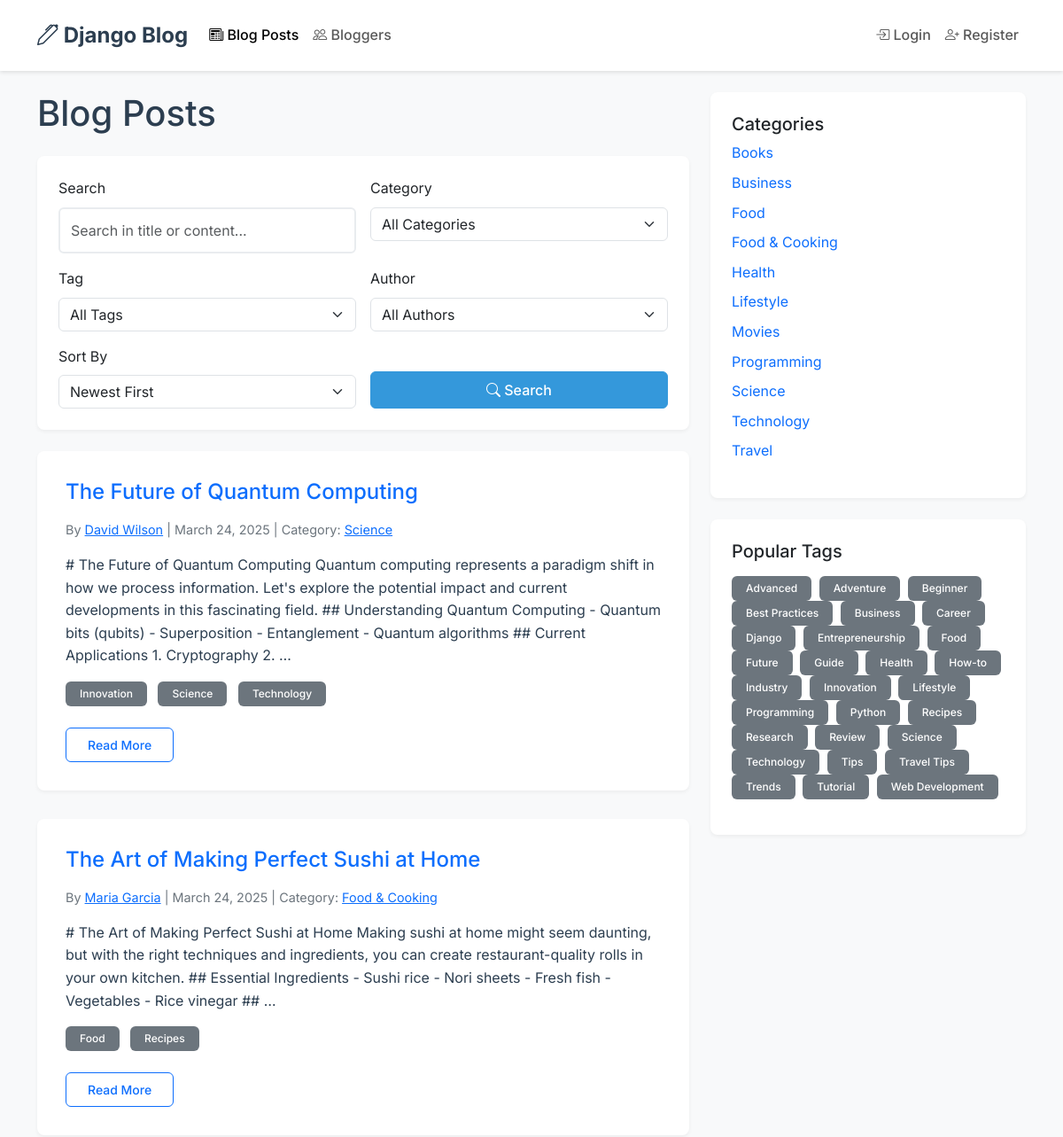
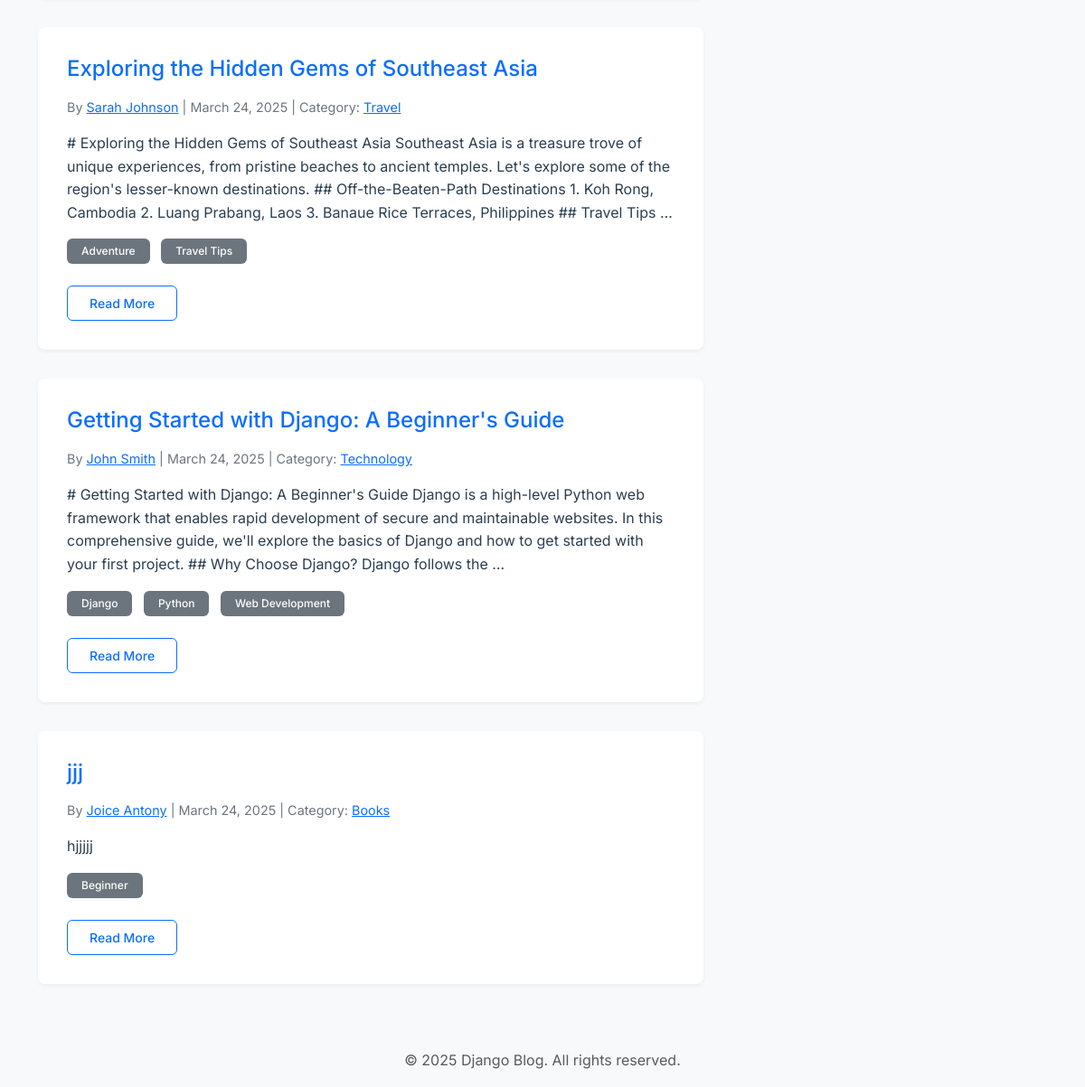
/blog/blogs/, run on the app's committed database (2 pictures, top to bottom).
### blog/models.py (models this page shows, shortened)
class BlogPost(models.Model):
    title = models.CharField(max_length=200)
    slug = models.SlugField(unique=True)
    content = models.TextField()
    author = models.ForeignKey(Blogger, on_delete=models.CASCADE, related_name='posts')
    category = models.ForeignKey(Category, on_delete=models.CASCADE, related_name='posts')
    tags = models.ManyToManyField(Tag, related_name='posts')
    status = models.CharField(max_length=10, choices=[
        ('draft', 'Draft'),
        ('published', 'Published')
    ], default='draft')
    created_at = models.DateTimeField(auto_now_add=True)
    updated_at = models.DateTimeField(auto_now=True)

class Blogger(models.Model):
    user = models.OneToOneField(User, on_delete=models.CASCADE)
    bio = models.TextField(help_text="Enter your biographical information")
    profile_picture = models.ImageField(upload_to='blogger_profiles/', blank=True, null=True)
    website = models.URLField(blank=True)
    twitter_handle = models.CharField(max_length=50, blank=True, help_text="Your Twitter handle without @")
    linkedin_profile = models.URLField(blank=True, help_text="Your LinkedIn profile URL")
    github_profile = models.URLField(blank=True, help_text="Your GitHub profile URL")
    instagram_handle = models.CharField(max_length=50, blank=True, help_text="Your Instagram handle without @")
    created_at = models.DateTimeField(auto_now_add=True)
    def __str__(self):
        return f"{self.user.get_full_name() or self.user.username}"

class Category(models.Model):
    name = models.CharField(max_length=100)
    slug = models.SlugField(unique=True)
    description = models.TextField(blank=True)
    class Meta:
        verbose_name_plural = 'categories'
        ordering = ['name']

class Tag(models.Model):
    name = models.CharField(max_length=50)
    slug = models.SlugField(unique=True)
    class Meta:
        ordering = ['name']

### blog/views.py (the view)
# urls.py: path('blogs/', views.BlogListView.as_view(), name='blog-list'),
class BlogListView(ListView):
    model = BlogPost
    template_name = 'blog/blog_list.html'
    context_object_name = 'blog_posts'
    paginate_by = 5
    def get_queryset(self):
        queryset = BlogPost.objects.filter(status='published').select_related('author', 'category')
        search_query = self.request.GET.get('search')
        if search_query:
            queryset = queryset.filter(
                Q(title__icontains=search_query) |
                Q(content__icontains=search_query)
            )
        category_slug = self.request.GET.get('category')
        if category_slug:
            queryset = queryset.filter(category__slug=category_slug)
        tag_slug = self.request.GET.get('tag')
        if tag_slug:
            queryset = queryset.filter(tags__slug=tag_slug)
        author_id = self.request.GET.get('author')
        if author_id:
            queryset = queryset.filter(author_id=author_id)
        sort_by = self.request.GET.get('sort', '-created_at')
        if sort_by in ['created_at', '-created_at']:
            queryset = queryset.order_by(sort_by)
        return queryset.distinct()
    def get_context_data(self, **kwargs):
        context = super().get_context_data(**kwargs)
        context['categories'] = Category.objects.all()
        context['tags'] = Tag.objects.all()
        context['bloggers'] = Blogger.objects.all()
        context['current_search'] = self.request.GET.get('search', '')
        context['current_category'] = self.request.GET.get('category', '')
        context['current_tag'] = self.request.GET.get('tag', '')
        context['current_author'] = self.request.GET.get('author', '')
        context['current_sort'] = self.request.GET.get('sort', '-created_at')
        return context

### templates/blog/blog_list.html (shortened to what this page needs)
{% extends 'base.html' %}
{% block content %}
<div class="row">
    <div class="col-md-8">
        <h1 class="mb-4">Blog Posts</h1>
        <div class="card mb-4">
            <div class="card-body">
                <form method="get" class="row g-3">
                    <div class="col-md-6">
                        <label for="search" class="form-label">Search</label>
                        <input type="text" name="search" id="search" class="form-control"
                               placeholder="Search in title or content..."
                               value="{{ current_search }}">
                    </div>
                    <div class="col-md-6">
                        <label for="category" class="form-label">Category</label>
                        <select name="category" id="category" class="form-select">
                            <option value="">All Categories</option>
                        </select>
                    </div>
                    <div class="col-md-6">
                        <label for="tag" class="form-label">Tag</label>
                        <select name="tag" id="tag" class="form-select">
                            <option value="">All Tags</option>
                        </select>
                    </div>
                    <div class="col-md-6">
                        <label for="author" class="form-label">Author</label>
                        <select name="author" id="author" class="form-select">
                            <option value="">All Authors</option>
                        </select>
                    </div>
                    <div class="col-md-6">
                        <label for="sort" class="form-label">Sort By</label>
                        <select name="sort" id="sort" class="form-select">
                            <option value="-created_at" {% if current_sort == '-created_at' %}selected{% endif %}>
                                Newest First
                            </option>
                        </select>
                    </div>
                    <div class="col-md-6 d-flex align-items-end">
                        <button type="submit" class="btn btn-primary w-100">
                            <i class="bi bi-search"></i> Search
                        </button>
                    </div>
                </form>
            </div>
        </div>
        {% if blog_posts %}
            {% for post in blog_posts %}
                <article class="blog-post">
                    <h2 class="h4">
                        <a href="{% url 'blog:blog-detail' post.slug %}" class="text-decoration-none">
                            {{ post.title }}
                        </a>
                    </h2>
                    <div class="blog-meta">
                        By <a href="{% url 'blog:blogger-detail' post.author.pk %}">{{ post.author }}</a> |
                        {{ post.created_at|date:"F j, Y" }} |
                        Category: <a href="?category={{ post.category.slug }}">{{ post.category.name }}</a>
                    </div>
                    <p class="mt-2">{{ post.content|truncatewords:50 }}</p>
                    {% if post.tags.all %}
                        <div class="tags">
                            {% for tag in post.tags.all %}
                                <a href="?tag={{ tag.slug }}" class="badge bg-secondary text-decoration-none">
                                    {{ tag.name }}
                                </a>
                            {% endfor %}
                        </div>
                    {% endif %}
                    <a href="{% url 'blog:blog-detail' post.slug %}" class="btn btn-sm btn-outline-primary mt-2">
                        Read More
                    </a>
                </article>
            {% endfor %}
        {% else %}
            <div class="alert alert-info">
                <p class="mb-0">No blog posts found.</p>
            </div>
        {% endif %}
    </div>
    <div class="col-md-4">
        <div class="card">
            <div class="card-body">
                <h5 class="card-title">Categories</h5>
                <ul class="list-unstyled">
                    {% for category in categories %}
                        <li class="mb-2">
                            <a href="?category={{ category.slug }}" class="text-decoration-none">
                                {{ category.name }}
                            </a>
                        </li>
                    {% endfor %}
                </ul>
            </div>
        </div>
        {% if tags %}
            <div class="card mt-4">
                <div class="card-body">
                    <h5 class="card-title">Popular Tags</h5>
                    <div class="tags">
                        {% for tag in tags %}
                            <a href="?tag={{ tag.slug }}" class="badge bg-secondary text-decoration-none me-1">
                                {{ tag.name }}
                            </a>
                        {% endfor %}
                    </div>
                </div>
            </div>
        {% endif %}
    </div>
</div>
{% endblock %}

### static/css/style.css (style rules this page uses)
:root { --primary-color: #2c3e50; --secondary-color: #3498db; --accent-color: #e74c3c; --text-color: #2c3e50; --light-gray: #f8f9fa; --border-color: #e9ecef; }
body { font-family: 'Inter', -apple-system, BlinkMacSystemFont, sans-serif; color: var(--text-color); line-height: 1.6; background-color: #f8f9fa; min-height: 100vh; display: flex; flex-direction: column; }
.card { border: none; box-shadow: 0 2px 4px rgba(0,0,0,0.05); transition: transform 0.3s ease, box-shadow 0.3s ease; border-radius: 8px; }
.card-body { padding: 1.5rem; }
.blog-post { background: white; padding: 2rem; margin-bottom: 2rem; border-radius: 8px; box-shadow: 0 2px 4px rgba(0,0,0,0.05); }
.blog-post h2 { color: var(--primary-color); margin-bottom: 1rem; }
.blog-meta { color: #6c757d; font-size: 0.9rem; margin-bottom: 1rem; }
.tags { margin: 1rem 0; }
.badge { padding: 0.5rem 1rem; margin-right: 0.5rem; font-weight: 500; transition: background-color 0.3s ease; }
.form-control { border: 2px solid var(--border-color); border-radius: 6px; padding: 0.75rem; transition: border-color 0.3s ease, box-shadow 0.3s ease; }
.btn { padding: 0.5rem 1.5rem; font-weight: 500; border-radius: 6px; transition: all 0.3s ease; }
.btn-primary { background-color: var(--secondary-color); border-color: var(--secondary-color); }
.blog-post { animation: fadeIn 0.5s ease-out; }

### data on the page
BlogPost: title "The Future of Quantum Computing", author "David Wilson", created_at "March 24, 2025", category.name "Science", content "# The Future of Quantum Computing Quantum computing represents a paradigm shift in how we process information. Let's explore the potential impact and current developments in this fascinating field. ## Understanding Quantum Computing - Quantum bits (qubits) - Superposition - Entanglement - Quantum algorithms ## Current Applications 1. Cryptography 2. …"
Tag: name "Innovation"
Tag: name "Science"
Tag: name "Technology"
BlogPost: title "The Art of Making Perfect Sushi at Home", author "Maria Garcia", created_at "March 24, 2025", category.name "Food & Cooking", content "# The Art of Making Perfect Sushi at Home Making sushi at home might seem daunting, but with the right techniques and ingredients, you can create restaurant-quality rolls in your own kitchen. ## Essential Ingredients - Sushi rice - Nori sheets - Fresh fish - Vegetables - Rice vinegar ## …"
Tag: name "Food"
Tag: name "Recipes"
BlogPost: title "Exploring the Hidden Gems of Southeast Asia", author "Sarah Johnson", created_at "March 24, 2025", category.name "Travel", content "# Exploring the Hidden Gems of Southeast Asia Southeast Asia is a treasure trove of unique experiences, from pristine beaches to ancient temples. Let's explore some of the region's lesser-known destinations. ## Off-the-Beaten-Path Destinations 1. Koh Rong, Cambodia 2. Luang Prabang, Laos 3. Banaue Rice Terraces, Philippines ## Travel Tips …"
Tag: name "Adventure"
Tag: name "Travel Tips"
BlogPost: title "Getting Started with Django: A Beginner's Guide", author "John Smith", created_at "March 24, 2025", category.name "Technology", content "# Getting Started with Django: A Beginner's Guide Django is a high-level Python web framework that enables rapid development of secure and maintainable websites. In this comprehensive guide, we'll explore the basics of Django and how to get started with your first project. ## Why Choose Django? Django follows the …"
Tag: name "Django"
Tag: name "Python"
Tag: name "Web Development"
BlogPost: title "jjj", author "Joice Antony", created_at "March 24, 2025", category.name "Books", content "hjjjjj"
Tag: name "Beginner"
Category: name "Books"
Category: name "Business"
Category: name "Food"
Category: name "Food & Cooking"
Category: name "Health"
Category: name "Lifestyle"
Category: name "Movies"
Category: name "Programming"
Category: name "Science"
Category: name "Technology"
Category: name "Travel"
Tag: name "Advanced"
Tag: name "Best Practices"
Tag: name "Business"
Tag: name "Career"
Tag: name "Entrepreneurship"
Tag: name "Future"
Tag: name "Guide"
Tag: name "Health"
Tag: name "How-to"
Tag: name "Industry"
Tag: name "Lifestyle"
Tag: name "Programming"
Tag: name "Research"
Tag: name "Review"
Tag: name "Tips"
Tag: name "Trends"
Tag: name "Tutorial"
